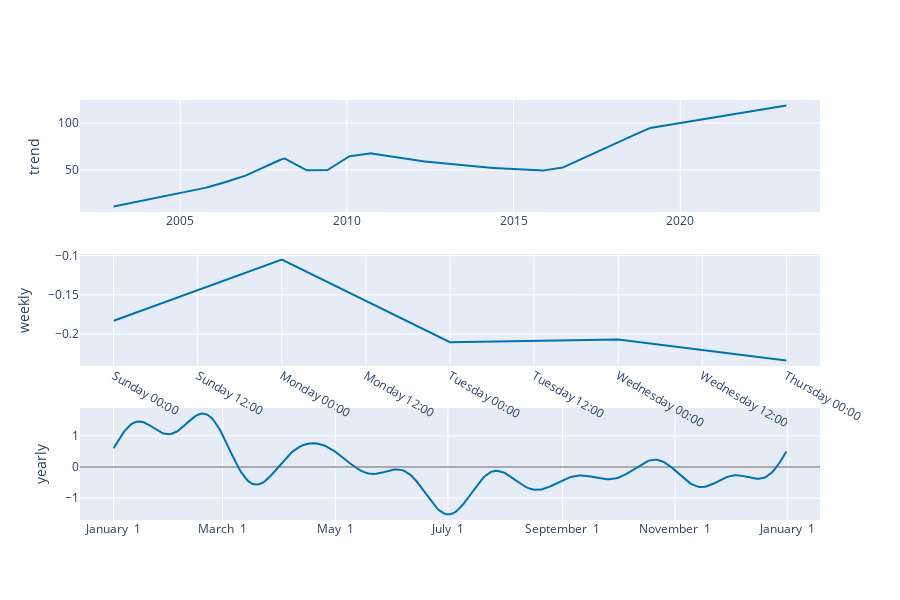

Notebook code for this chart:
### Code cell
plot_components_plotly(m, prophet_forecast)

### Figure 1 — Plotly figure (JSON) as saved in the notebook; plotly's stock layout.template omitted (floating-point values rounded to 4 significant figures; data arrays with more than 128 entries replaced by an {"elided": "..."} marker saying what was removed)
{"data": [{"line": {"color": "#0072B2", "width": 2}, "mode": "lines", "name": "trend", "type": "scatter", "x": {"elided": "4999 str values"}, "xaxis": "x", "y": {"elided": "4999 float values"}, "yaxis": "y"}, {"line": {"color": "#0072B2", "width": 2}, "mode": "lines", "name": "weekly", "type": "scatter", "x": ["2017-01-01T00:00:00", "2017-01-02T00:00:00", "2017-01-03T00:00:00", "2017-01-04T00:00:00", "2017-01-05T00:00:00"], "xaxis": "x2", "y": [-0.183, -0.1051, -0.2102, -0.2069, -0.2334], "yaxis": "y2"}, {"line": {"color": "#0072B2", "width": 2}, "mode": "lines", "name": "yearly", "type": "scatter", "x": {"elided": "365 str values"}, "xaxis": "x3", "y": {"elided": "365 float values"}, "yaxis": "y3"}], "layout": {"height": 600, "showlegend": false, "width": 900, "xaxis": {"anchor": "y", "domain": [0, 1], "range": ["2001-12-29T10:48:00", "2024-03-11T13:12:00"], "type": "date"}, "xaxis2": {"anchor": "y2", "domain": [0, 1], "range": ["2016-12-31T19:12:00", "2017-01-05T04:48:00"], "tickformat": "%A %H:%M", "type": "date"}, "xaxis3": {"anchor": "y3", "domain": [0, 1], "range": ["2016-12-13T18:54:02.958904115", "2018-01-18T11:04:57.863013581"], "tickformat": "%B %e", "type": "date"}, "yaxis": {"anchor": "x", "domain": [0.7333, 1], "rangemode": "normal", "title": {"text": "trend"}, "zerolinecolor": "#AAA"}, "yaxis2": {"anchor": "x2", "domain": [0.3667, 0.6333], "title": {"text": "weekly"}, "zerolinecolor": "#AAA"}, "yaxis3": {"anchor": "x3", "domain": [0, 0.2667], "title": {"text": "yearly"}, "zerolinecolor": "#AAA"}}}
